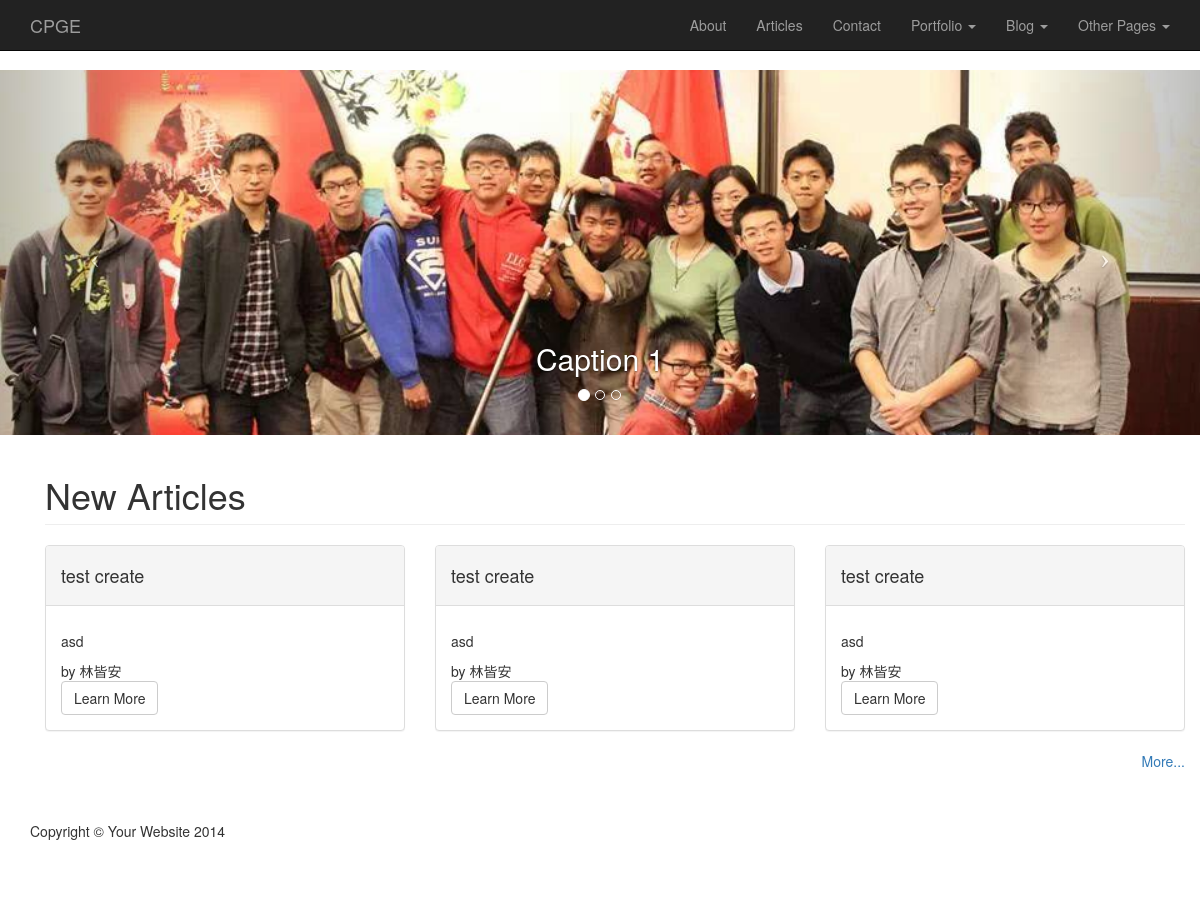
The page / on the database its author committed.
### reco/models.py (models this page shows, shortened)
class Article(models.Model):
    title = models.CharField(max_length=128)
    author = models.ForeignKey(UserProfile)
    content = models.TextField(null=True)
    date = models.DateTimeField(auto_now_add=True, auto_now=False)

class UserProfile(models.Model):
    user = models.OneToOneField(User)
    blog = models.URLField(blank=True)
    name = models.CharField(max_length = 128, blank = True)

### cpge_tw/views.py (the view)
# urls.py: url(r'^$', views.index, name='index'),
def index(request):
    article_list = Article.objects.order_by('-date')[:3]
    for article in article_list:
        article.content = article.content[:6]
    context_dict = {
        'newArticles': article_list
    }
    return render(request, 'cpge_tw/index.html', context_dict)

### templates/cpge_tw/index.html (shortened to what this page needs)
{% extends 'base.html' %}
{% load static %}
{% block photo_block %}
    <header id="myCarousel" class="carousel slide">
        <ol class="carousel-indicators">
            <li data-target="#myCarousel" data-slide-to="0" class="active"></li>
            <li data-target="#myCarousel" data-slide-to="1"></li>
            <li data-target="#myCarousel" data-slide-to="2"></li>
        </ol>
        <div class="carousel-inner">
            <div class="item active">
                <div class="fill" style="background-image:url('{% static 'img/cpge.jpg' %}');"></div>
                <div class="carousel-caption">
                    <h2>Caption 1</h2>
                </div>
            </div>
        </div>
        <a class="left carousel-control" href="#myCarousel" data-slide="prev">
            <span class="icon-prev"></span>
        </a>
        <a class="right carousel-control" href="#myCarousel" data-slide="next">
            <span class="icon-next"></span>
        </a>
    </header>
{% endblock %}
{% block body_block %}
    <div class="container">
        <div class="row">
            <div class="col-lg-12">
                <h1 class="page-header">
                    New Articles
                </h1>
            </div>
            {% if newArticles %}
            	{% for article in newArticles %}
            	    <div class="col-md-4">
                        <div class="panel panel-default">
                            <div class="panel-heading">
                                <h4> {{article.title}}</h4>
                            </div>
                            <div class="panel-body">
                                <p>
                        	    {{article.content|safe}}
                                </p>
                                <div> by {{article.author.name}} </div>
                                <a href="/article/{{article.id}}" class="btn btn-default">Learn More</a>
                            </div>
                        </div>
            	    </div>
            	{% endfor %}
            {% endif %}
        </div>
        <div>
            <a href="/articlelist" class="pull-right">More...</a>
        </div>
    </div>
{% endblock %}

### static/css/modern-business.css (style rules this page uses)
html, body { height: 100%; }
body { padding-top: 50px; }
header.carousel { height: 50%; }
header.carousel .item, header.carousel .item.active, header.carousel .carousel-inner { height: 100%; }
header.carousel .fill { width: 100%; height: 100%; background-position: center; background-size: cover; }

### static/css/blog-post.css (style rules this page uses)
body { padding-top: 70px; }

### rows shown on the page
Article: title "test create", content "asd", author.name "林皆安"
Article: title "test create", content "asd", author.name "林皆安"
Article: title "test create", content "asd", author.name "林皆安"
